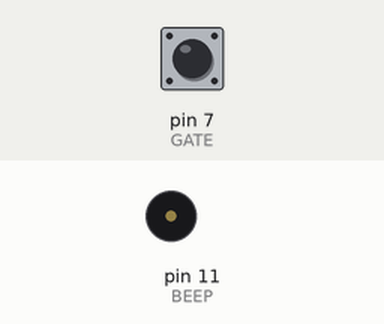
Recording of a sketch running on a simulated Arduino Uno, built with avr-gcc and run on an emulated ATmega328P. On the bench: buzzer (waves = sounding, pin HIGH). The test bench sets the inputs (shaded band); at power-on: pin 7 (GATE) HIGH.

Above: at 1.2 s.
1.3 s: pin 7 (GATE) pulled LOW for 0.15 s
At 2.5 s:
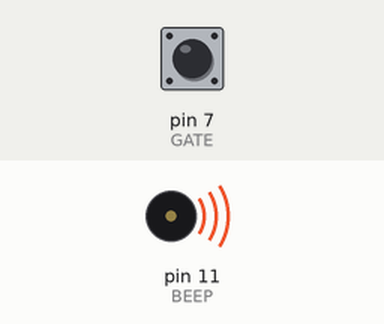
Timing chart, 0 to 4.3 s (numbered marks = the images above; inputs shaded):
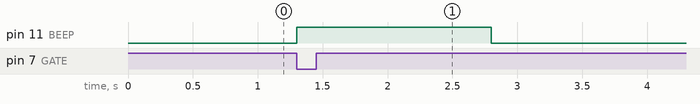

The sketch:

sketch.ino
```cpp
#define GATE 7
#define BEEP 11
void setup(){pinMode(GATE,INPUT_PULLUP);pinMode(BEEP,OUTPUT);Serial.begin(9600);}
void loop(){
  static int prev=HIGH;
  int now=digitalRead(GATE);
  if(prev==HIGH && now==LOW){
    digitalWrite(BEEP,HIGH);
    delay(1500);
    digitalWrite(BEEP,LOW);
  }
  prev=now;
}
```

Measured:
- after the input at 1.3 s, pin 11 (BEEP): LOW → HIGH at once, → LOW 1.5 s later
